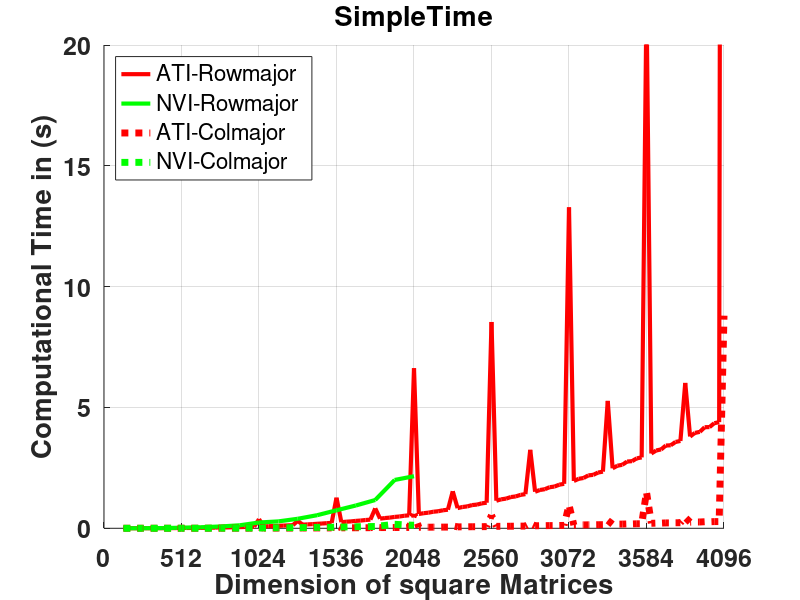
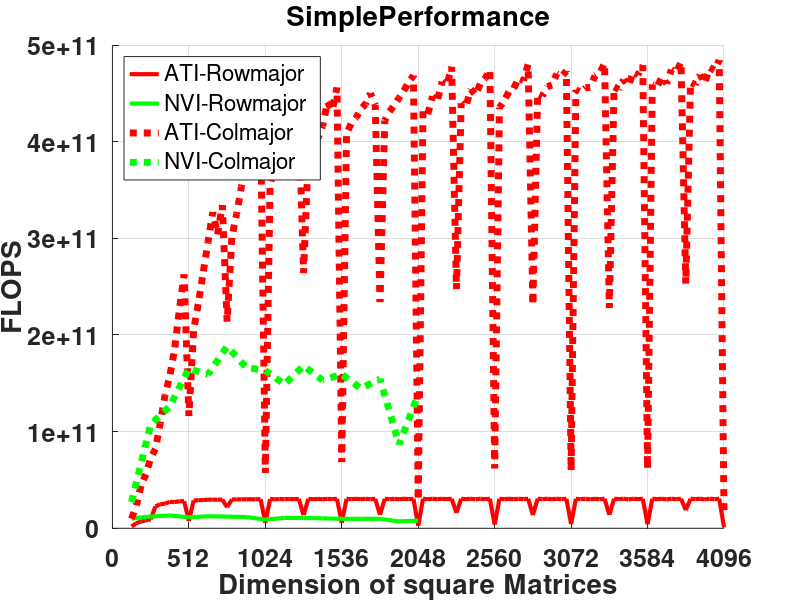
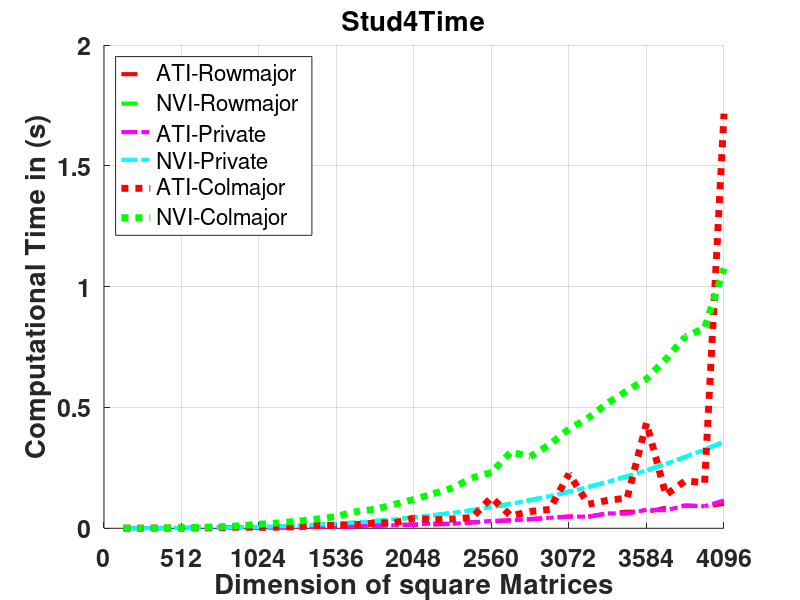
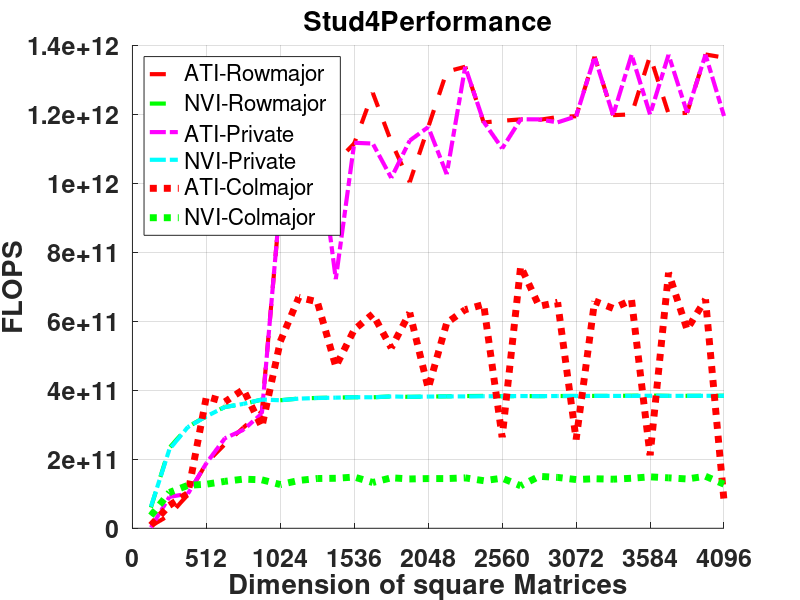

Source code (MATLAB) for these figures, in order:
x = 128:128:4096; %anfangswert, schrittweite, endwert
xsmall = 128 : 128 : 2048;
xalot = 128 : 32 : 4096;


%%%%%% NVIDIA Results	

NVIstud4_RMBlockUnrolled_float_B32x2_n = [2.09715e+06,1.67772e+07,5.66231e+07,1.34218e+08,2.62144e+08,4.52985e+08,7.19323e+08,1.07374e+09,1.52882e+09,2.09715e+09,2.79131e+09,3.62388e+09,4.60744e+09,5.75459e+09,7.07789e+09,8.58993e+09,1.03033e+10,1.22306e+10,1.43844e+10,1.67772e+10,1.94217e+10,2.23305e+10,2.5516e+10,2.8991e+10,3.2768e+10,3.68595e+10,4.12782e+10,4.60367e+10,5.11474e+10,5.66231e+10,6.24763e+10,6.87195e+10];
NVIstud4_RMBlockUnrolled_float_B32x2_o = [4.17792e+06,3.34889e+07,1.13099e+08,2.68173e+08,5.23878e+08,9.0538e+08,1.43784e+09,2.14644e+09,3.05632e+09,4.19267e+09,5.58064e+09,7.2454e+09,9.21212e+09,1.1506e+10,1.41521e+10,1.71757e+10,2.06019e+10,2.44559e+10,2.87628e+10,3.35479e+10,3.88362e+10,4.4653e+10,5.10234e+10,5.79726e+10,6.55258e+10,7.3708e+10,8.25445e+10,9.20605e+10,1.02281e+11,1.13231e+11,1.24937e+11,1.37422e+11];
NVIstud4_RMBlockUnrolled_float_B32x2_t = [6.95e-05,0.0001435,0.0003849,0.0008254,0.0014903,0.0025152,0.0038567,0.0057873,0.0081324,0.0111031,0.0147407,0.0190849,0.0242757,0.0301238,0.0371731,0.0450139,0.0538992,0.0638488,0.0750117,0.0877034,0.101376,0.116652,0.133159,0.15126,0.170874,0.192216,0.214926,0.239404,0.266653,0.2951,0.325535,0.357931];
NVIstud4_RMBlockUnrolled_float_B32x2_p = [6.0114e+10,2.33372e+11,2.93839e+11,3.24901e+11,3.51525e+11,3.59963e+11,3.72817e+11,3.70887e+11,3.7582e+11,3.77612e+11,3.78587e+11,3.7964e+11,3.79479e+11,3.81956e+11,3.80708e+11,3.81564e+11,3.8223e+11,3.83028e+11,3.83444e+11,3.82515e+11,3.8309e+11,3.82788e+11,3.83177e+11,3.83265e+11,3.83473e+11,3.83465e+11,3.8406e+11,3.84541e+11,3.83574e+11,3.83705e+11,3.83789e+11,3.83935e+11];
     
NVIstud4_RMunrolledBsregister_float_B32x2_n = [2.09715e+06,1.67772e+07,5.66231e+07,1.34218e+08,2.62144e+08,4.52985e+08,7.19323e+08,1.07374e+09,1.52882e+09,2.09715e+09,2.79131e+09,3.62388e+09,4.60744e+09,5.75459e+09,7.07789e+09,8.58993e+09,1.03033e+10,1.22306e+10,1.43844e+10,1.67772e+10,1.94217e+10,2.23305e+10,2.5516e+10,2.8991e+10,3.2768e+10,3.68595e+10,4.12782e+10,4.60367e+10,5.11474e+10,5.66231e+10,6.24763e+10,6.87195e+10];
NVIstud4_RMunrolledBsregister_float_B32x2_o = [4.17792e+06,3.34889e+07,1.13099e+08,2.68173e+08,5.23878e+08,9.0538e+08,1.43784e+09,2.14644e+09,3.05632e+09,4.19267e+09,5.58064e+09,7.2454e+09,9.21212e+09,1.1506e+10,1.41521e+10,1.71757e+10,2.06019e+10,2.44559e+10,2.87628e+10,3.35479e+10,3.88362e+10,4.4653e+10,5.10234e+10,5.79726e+10,6.55258e+10,7.3708e+10,8.25445e+10,9.20605e+10,1.02281e+11,1.13231e+11,1.24937e+11,1.37422e+11];
NVIstud4_RMunrolledBsregister_float_B32x2_t = [6.67e-05,0.0001463,0.0003856,0.0008268,0.0014916,0.0025125,0.0038547,0.0057873,0.0081373,0.0111096,0.0147479,0.0190814,0.0242744,0.0301303,0.0371681,0.0450202,0.053927,0.0640156,0.0751958,0.0876999,0.101373,0.11666,0.133166,0.151264,0.170874,0.192212,0.215318,0.239771,0.266663,0.295099,0.32555,0.35793];
NVIstud4_RMunrolledBsregister_float_B32x2_p = [6.26375e+10,2.28906e+11,2.93306e+11,3.24351e+11,3.51219e+11,3.6035e+11,3.7301e+11,3.70887e+11,3.75594e+11,3.77391e+11,3.78402e+11,3.7971e+11,3.79499e+11,3.81873e+11,3.80759e+11,3.8151e+11,3.82033e+11,3.8203e+11,3.82506e+11,3.8253e+11,3.83101e+11,3.82762e+11,3.83157e+11,3.83254e+11,3.83473e+11,3.83473e+11,3.83361e+11,3.83952e+11,3.83559e+11,3.83707e+11,3.83771e+11,3.83936e+11];
     
NVIstud4_CMunrolled_float_B32x2_n = [2.09715e+06,1.67772e+07,5.66231e+07,1.34218e+08,2.62144e+08,4.52985e+08,7.19323e+08,1.07374e+09,1.52882e+09,2.09715e+09,2.79131e+09,3.62388e+09,4.60744e+09,5.75459e+09,7.07789e+09,8.58993e+09,1.03033e+10,1.22306e+10,1.43844e+10,1.67772e+10,1.94217e+10,2.23305e+10,2.5516e+10,2.8991e+10,3.2768e+10,3.68595e+10,4.12782e+10,4.60367e+10,5.11474e+10,5.66231e+10,6.24763e+10,6.87195e+10];
NVIstud4_CMunrolled_float_B32x2_o = [4.17792e+06,3.34889e+07,1.13099e+08,2.68173e+08,5.23878e+08,9.0538e+08,1.43784e+09,2.14644e+09,3.05632e+09,4.19267e+09,5.58064e+09,7.2454e+09,9.21212e+09,1.1506e+10,1.41521e+10,1.71757e+10,2.06019e+10,2.44559e+10,2.87628e+10,3.35479e+10,3.88362e+10,4.4653e+10,5.10234e+10,5.79726e+10,6.55258e+10,7.3708e+10,8.25445e+10,9.20605e+10,1.02281e+11,1.13231e+11,1.24937e+11,1.37422e+11];
NVIstud4_CMunrolled_float_B32x2_t = [0.0001146,0.0003226,0.00091,0.0020999,0.0038534,0.0063598,0.0102432,0.0169456,0.0220581,0.0290799,0.0385324,0.0488352,0.069442,0.0787003,0.0990387,0.119255,0.143084,0.167457,0.208632,0.231182,0.315494,0.296705,0.346329,0.410647,0.456562,0.518592,0.56945,0.617855,0.700008,0.792307,0.829334,1.07556];
NVIstud4_CMunrolled_float_B32x2_p = [3.64565e+10,1.03809e+11,1.24284e+11,1.27708e+11,1.35952e+11,1.4236e+11,1.40371e+11,1.26666e+11,1.38558e+11,1.44177e+11,1.4483e+11,1.48364e+11,1.32659e+11,1.462e+11,1.42895e+11,1.44025e+11,1.43985e+11,1.46043e+11,1.37864e+11,1.45115e+11,1.23097e+11,1.50496e+11,1.47326e+11,1.41174e+11,1.4352e+11,1.42131e+11,1.44955e+11,1.49e+11,1.46114e+11,1.42914e+11,1.50647e+11,1.27768e+11];

NVIDIAstud4_multiRM_float_B16x16_n = [2.09715e+06,1.67772e+07,5.66231e+07,1.34218e+08,2.62144e+08,4.52985e+08,7.19323e+08,1.07374e+09,1.52882e+09,2.09715e+09,2.79131e+09,3.62388e+09,4.60744e+09,5.75459e+09,7.07789e+09,8.58993e+09];
NVIDIAstud4_multiRM_float_B16x16_o = [4.17792e+06,3.34889e+07,1.13099e+08,2.68173e+08,5.23878e+08,9.0538e+08,1.43784e+09,2.14644e+09,3.05632e+09,4.19267e+09,5.58064e+09,7.2454e+09,9.21212e+09,1.1506e+10,1.41521e+10,1.71757e+10];
NVIDIAstud4_multiRM_float_B16x16_t = [0.0004131,0.0027477,0.0085702,0.0236231,0.0421162,0.0749314,0.123383,0.238944,0.284954,0.393614,0.541147,0.744599,0.942911,1.16979,1.99975,2.15434];
NVIDIAstud4_multiRM_float_B16x16_p = [1.01136e+10,1.2188e+10,1.31967e+10,1.13522e+10,1.24389e+10,1.20828e+10,1.16535e+10,8.98299e+09,1.07257e+10,1.06517e+10,1.03126e+10,9.73061e+09,9.76987e+09,9.83588e+09,7.07693e+09,7.97258e+09];
 
NVIDIAstud4_multiCM_float_B16x16_n = [2.09715e+06,1.67772e+07,5.66231e+07,1.34218e+08,2.62144e+08,4.52985e+08,7.19323e+08,1.07374e+09,1.52882e+09,2.09715e+09,2.79131e+09,3.62388e+09,4.60744e+09,5.75459e+09,7.07789e+09,8.58993e+09];
NVIDIAstud4_multiCM_float_B16x16_o = [4.17792e+06,3.34889e+07,1.13099e+08,2.68173e+08,5.23878e+08,9.0538e+08,1.43784e+09,2.14644e+09,3.05632e+09,4.19267e+09,5.58064e+09,7.2454e+09,9.21212e+09,1.1506e+10,1.41521e+10,1.71757e+10];
NVIDIAstud4_multiCM_float_B16x16_t = [0.000154,0.000312,0.0008966,0.0016241,0.0032938,0.0048128,0.0086415,0.013146,0.0205229,0.0249448,0.0364383,0.0454836,0.0637197,0.0744545,0.163352,0.123886];
NVIDIAstud4_multiCM_float_B16x16_p = [2.71294e+10,1.07336e+11,1.26142e+11,1.65121e+11,1.5905e+11,1.88119e+11,1.66388e+11,1.63277e+11,1.48922e+11,1.68078e+11,1.53153e+11,1.59297e+11,1.44573e+11,1.54537e+11,8.66355e+10,1.38641e+11];



%%%%%% ATI Results

ATIstud4_RMBlockUnrolled_float_B32x2_n = [2.09715e+06,1.67772e+07,5.66231e+07,1.34218e+08,2.62144e+08,4.52985e+08,7.19323e+08,1.07374e+09,1.52882e+09,2.09715e+09,2.79131e+09,3.62388e+09,4.60744e+09,5.75459e+09,7.07789e+09,8.58993e+09,1.03033e+10,1.22306e+10,1.43844e+10,1.67772e+10,1.94217e+10,2.23305e+10,2.5516e+10,2.8991e+10,3.2768e+10,3.68595e+10,4.12782e+10,4.60367e+10,5.11474e+10,5.66231e+10,6.24763e+10,6.87195e+10];
ATIstud4_RMBlockUnrolled_float_B32x2_o = [4.17792e+06,3.34889e+07,1.13099e+08,2.68173e+08,5.23878e+08,9.0538e+08,1.43784e+09,2.14644e+09,3.05632e+09,4.19267e+09,5.58064e+09,7.2454e+09,9.21212e+09,1.1506e+10,1.41521e+10,1.71757e+10,2.06019e+10,2.44559e+10,2.87628e+10,3.35479e+10,3.88362e+10,4.4653e+10,5.10234e+10,5.79726e+10,6.55258e+10,7.3708e+10,8.25445e+10,9.20605e+10,1.02281e+11,1.13231e+11,1.24937e+11,1.37422e+11];
ATIstud4_RMBlockUnrolled_float_B32x2_t = [0.0006291,0.0008799,0.0011611,0.0014198,0.0021531,0.0031058,0.0042522,0.0022648,0.0029768,0.004245,0.0052652,0.0064982,0.0073025,0.0102783,0.0141151,0.0147806,0.0155747,0.0182921,0.0244656,0.0284187,0.032787,0.0377438,0.042829,0.0485676,0.0479656,0.0615875,0.0688472,0.0672689,0.0851676,0.0940866,0.0910222,0.100788];
ATIstud4_RMBlockUnrolled_float_B32x2_p = [6.64111e+09,3.80599e+10,9.74066e+10,1.88881e+11,2.43314e+11,2.91513e+11,3.38141e+11,9.47737e+11,1.02671e+12,9.87672e+11,1.05991e+12,1.11499e+12,1.2615e+12,1.11944e+12,1.00262e+12,1.16204e+12,1.32278e+12,1.33696e+12,1.17564e+12,1.18049e+12,1.1845e+12,1.18306e+12,1.19133e+12,1.19365e+12,1.3661e+12,1.1968e+12,1.19895e+12,1.36854e+12,1.20094e+12,1.20348e+12,1.3726e+12,1.36348e+12];
     
ATIstud4_RMunrolledBsregister_float_B32x2_n = [2.09715e+06,1.67772e+07,5.66231e+07,1.34218e+08,2.62144e+08,4.52985e+08,7.19323e+08,1.07374e+09,1.52882e+09,2.09715e+09,2.79131e+09,3.62388e+09,4.60744e+09,5.75459e+09,7.07789e+09,8.58993e+09,1.03033e+10,1.22306e+10,1.43844e+10,1.67772e+10,1.94217e+10,2.23305e+10,2.5516e+10,2.8991e+10,3.2768e+10,3.68595e+10,4.12782e+10,4.60367e+10,5.11474e+10,5.66231e+10,6.24763e+10,6.87195e+10];
ATIstud4_RMunrolledBsregister_float_B32x2_o = [4.17792e+06,3.34889e+07,1.13099e+08,2.68173e+08,5.23878e+08,9.0538e+08,1.43784e+09,2.14644e+09,3.05632e+09,4.19267e+09,5.58064e+09,7.2454e+09,9.21212e+09,1.1506e+10,1.41521e+10,1.71757e+10,2.06019e+10,2.44559e+10,2.87628e+10,3.35479e+10,3.88362e+10,4.4653e+10,5.10234e+10,5.79726e+10,6.55258e+10,7.3708e+10,8.25445e+10,9.20605e+10,1.02281e+11,1.13231e+11,1.24937e+11,1.37422e+11];
ATIstud4_RMunrolledBsregister_float_B32x2_t = [0.0017535,0.0003683,0.0011295,0.0014218,0.0020095,0.0031739,0.0043267,0.0022529,0.0033452,0.0036912,0.0077332,0.006488,0.0082655,0.0113337,0.0126005,0.0147782,0.0200824,0.0182928,0.0244297,0.0304903,0.032779,0.0376949,0.0433923,0.0485826,0.0479997,0.0615916,0.0601862,0.0767924,0.0745705,0.0939939,0.0910692,0.115065];
ATIstud4_RMunrolledBsregister_float_B32x2_p = [2.38262e+09,9.09283e+10,1.00132e+11,1.88615e+11,2.60701e+11,2.85258e+11,3.32319e+11,9.52743e+11,9.13644e+11,1.13585e+12,7.21646e+11,1.11674e+12,1.11453e+12,1.0152e+12,1.12314e+12,1.16223e+12,1.02587e+12,1.33691e+12,1.17737e+12,1.10028e+12,1.18479e+12,1.18459e+12,1.17586e+12,1.19328e+12,1.36513e+12,1.19672e+12,1.37149e+12,1.19882e+12,1.3716e+12,1.20467e+12,1.37189e+12,1.1943e+12];
     
ATIstud4_CMunrolled_float_B32x2_n = [2.09715e+06,1.67772e+07,5.66231e+07,1.34218e+08,2.62144e+08,4.52985e+08,7.19323e+08,1.07374e+09,1.52882e+09,2.09715e+09,2.79131e+09,3.62388e+09,4.60744e+09,5.75459e+09,7.07789e+09,8.58993e+09,1.03033e+10,1.22306e+10,1.43844e+10,1.67772e+10,1.94217e+10,2.23305e+10,2.5516e+10,2.8991e+10,3.2768e+10,3.68595e+10,4.12782e+10,4.60367e+10,5.11474e+10,5.66231e+10,6.24763e+10,6.87195e+10];
ATIstud4_CMunrolled_float_B32x2_o = [4.17792e+06,3.34889e+07,1.13099e+08,2.68173e+08,5.23878e+08,9.0538e+08,1.43784e+09,2.14644e+09,3.05632e+09,4.19267e+09,5.58064e+09,7.2454e+09,9.21212e+09,1.1506e+10,1.41521e+10,1.71757e+10,2.06019e+10,2.44559e+10,2.87628e+10,3.35479e+10,3.88362e+10,4.4653e+10,5.10234e+10,5.79726e+10,6.55258e+10,7.3708e+10,8.25445e+10,9.20605e+10,1.02281e+11,1.13231e+11,1.24937e+11,1.37422e+11];
ATIstud4_CMunrolled_float_B32x2_t = [0.0004855,0.0005046,0.0011231,0.0007028,0.0014304,0.002253,0.0049032,0.0039641,0.0045684,0.0063908,0.0119107,0.0125877,0.0148399,0.0220239,0.0226557,0.0423899,0.034635,0.0386168,0.0443682,0.127235,0.0511765,0.0694225,0.0779358,0.225601,0.0995709,0.1157,0.124842,0.435475,0.138134,0.196561,0.188422,1.71611];
ATIstud4_CMunrolled_float_B32x2_p = [8.6054e+09,6.63672e+10,1.00702e+11,3.81578e+11,3.66246e+11,4.01855e+11,2.93246e+11,5.41468e+11,6.69013e+11,6.56047e+11,4.6854e+11,5.75593e+11,6.20767e+11,5.22431e+11,6.24659e+11,4.05183e+11,5.94828e+11,6.33296e+11,6.48275e+11,2.63669e+11,7.58868e+11,6.43207e+11,6.54685e+11,2.56969e+11,6.58081e+11,6.37063e+11,6.61192e+11,2.11403e+11,7.40446e+11,5.76064e+11,6.63069e+11,8.00775e+10];

%ATIstud4_multiRM_float_B16x16_n = [2.09715e+06,1.67772e+07,5.66231e+07,1.34218e+08,2.62144e+08,4.52985e+08,7.19323e+08,1.07374e+09,1.52882e+09,2.09715e+09,2.79131e+09,3.62388e+09,4.60744e+09,5.75459e+09,7.07789e+09,8.58993e+09,1.03033e+10,1.22306e+10,1.43844e+10,1.67772e+10,1.94217e+10,2.23305e+10,2.5516e+10,2.8991e+10,3.2768e+10,3.68595e+10,4.12782e+10,4.60367e+10,5.11474e+10,5.66231e+10,6.24763e+10,6.87195e+10];
%ATIstud4_multiRM_float_B16x16_o = [4.17792e+06,3.34889e+07,1.13099e+08,2.68173e+08,5.23878e+08,9.0538e+08,1.43784e+09,2.14644e+09,3.05632e+09,4.19267e+09,5.58064e+09,7.2454e+09,9.21212e+09,1.1506e+10,1.41521e+10,1.71757e+10,2.06019e+10,2.44559e+10,2.87628e+10,3.35479e+10,3.88362e+10,4.4653e+10,5.10234e+10,5.79726e+10,6.55258e+10,7.3708e+10,8.25445e+10,9.20605e+10,1.02281e+11,1.13231e+11,1.24937e+11,1.37422e+11];
%ATIstud4_multiRM_float_B16x16_t = [0.0017828,0.0036249,0.0041293,0.038006,0.0176896,0.0421743,0.047977,0.340289,0.101543,0.290271,0.185754,1.25309,0.305979,0.899872,0.470435,6.14323,0.684949,1.53323,0.960207,8.59851,1.29282,3.18854,1.69987,12.4195,2.18918,5.31258,2.76396,22.2391,3.42403,6.6554,4.18856,121.858];
%ATIstud4_multiRM_float_B16x16_p = [2.34346e+09,9.23857e+09,2.73893e+10,7.05608e+09,2.96151e+10,2.14676e+10,2.99694e+10,6.30768e+09,3.00987e+10,1.4444e+10,3.00432e+10,5.78202e+09,3.0107e+10,1.27862e+10,3.0083e+10,2.79587e+09,3.0078e+10,1.59505e+10,2.99548e+10,3.90159e+09,3.004e+10,1.40042e+10,3.00162e+10,4.66786e+09,2.99317e+10,1.38743e+10,2.98646e+10,4.13958e+09,2.98716e+10,1.70135e+10,2.98281e+10,1.12772e+09];
 
%ATIstud4_multiCM_float_B16x16_n = [2.09715e+06,1.67772e+07,5.66231e+07,1.34218e+08,2.62144e+08,4.52985e+08,7.19323e+08,1.07374e+09,1.52882e+09,2.09715e+09,2.79131e+09,3.62388e+09,4.60744e+09,5.75459e+09,7.07789e+09,8.58993e+09,1.03033e+10,1.22306e+10,1.43844e+10,1.67772e+10,1.94217e+10,2.23305e+10,2.5516e+10,2.8991e+10,3.2768e+10,3.68595e+10,4.12782e+10,4.60367e+10,5.11474e+10,5.66231e+10,6.24763e+10,6.87195e+10];
%ATIstud4_multiCM_float_B16x16_o = [4.17792e+06,3.34889e+07,1.13099e+08,2.68173e+08,5.23878e+08,9.0538e+08,1.43784e+09,2.14644e+09,3.05632e+09,4.19267e+09,5.58064e+09,7.2454e+09,9.21212e+09,1.1506e+10,1.41521e+10,1.71757e+10,2.06019e+10,2.44559e+10,2.87628e+10,3.35479e+10,3.88362e+10,4.4653e+10,5.10234e+10,5.79726e+10,6.55258e+10,7.3708e+10,8.25445e+10,9.20605e+10,1.02281e+11,1.13231e+11,1.24937e+11,1.37422e+11];
%ATIstud4_multiCM_float_B16x16_t = [0.0004416,0.0004912,0.0006933,0.0024349,0.001777,0.0042809,0.0038232,0.0389795,0.0079226,0.019307,0.0134352,0.122138,0.0212515,0.0589684,0.0318083,0.589623,0.0466273,0.122434,0.0642182,0.538254,0.0853938,0.243335,0.111289,1.00001,0.143845,0.320208,0.179945,1.50135,0.221761,0.441589,0.271479,9.0142];
%ATIstud4_multiCM_float_B16x16_p = [9.46087e+09,6.81777e+10,1.63131e+11,1.10137e+11,2.94811e+11,2.11493e+11,3.76084e+11,5.50657e+10,3.85772e+11,2.17158e+11,4.15374e+11,5.93214e+10,4.33481e+11,1.95121e+11,4.44918e+11,2.91299e+10,4.41842e+11,1.99747e+11,4.47892e+11,6.23272e+10,4.5479e+11,1.83505e+11,4.58477e+11,5.7972e+10,4.55529e+11,2.30188e+11,4.58721e+11,6.13183e+10,4.61222e+11,2.56418e+11,4.60207e+11,1.52451e+10];

ATIstud4_multiRM_float_B16x16_n = [2.09715e+06,4.096e+06,7.07789e+06,1.12394e+07,1.67772e+07,2.38879e+07,3.2768e+07,4.36142e+07,5.66231e+07,7.19913e+07,8.99154e+07,1.10592e+08,1.34218e+08,1.60989e+08,1.91103e+08,2.24756e+08,2.62144e+08,3.03464e+08,3.48914e+08,3.98688e+08,4.52985e+08,5.12e+08,5.7593e+08,6.44973e+08,7.19323e+08,7.99179e+08,8.84736e+08,9.76191e+08,1.07374e+09,1.17758e+09,1.28791e+09,1.40493e+09,1.52882e+09,1.6598e+09,1.79805e+09,1.94376e+09,2.09715e+09,2.2584e+09,2.42772e+09,2.60529e+09,2.79131e+09,2.98598e+09,3.18951e+09,3.40207e+09,3.62388e+09,3.85512e+09,4.096e+09,4.34671e+09,4.60744e+09,4.8784e+09,5.15978e+09,5.45178e+09,5.75459e+09,6.0684e+09,6.39343e+09,6.72986e+09,7.07789e+09,7.43771e+09,7.80953e+09,8.19354e+09,8.58993e+09,8.99891e+09,9.42067e+09,9.8554e+09,1.03033e+10,1.07646e+10,1.12394e+10,1.1728e+10,1.22306e+10,1.27473e+10,1.32784e+10,1.3824e+10,1.43844e+10,1.49597e+10,1.55501e+10,1.61559e+10,1.67772e+10,1.74143e+10,1.80672e+10,1.87363e+10,1.94217e+10,2.01236e+10,2.08423e+10,2.15778e+10,2.23305e+10,2.31004e+10,2.38879e+10,2.4693e+10,2.5516e+10,2.63572e+10,2.72166e+10,2.80945e+10,2.8991e+10,2.99065e+10,3.0841e+10,3.17948e+10,3.2768e+10,3.37609e+10,3.47737e+10,3.58065e+10,3.68595e+10,3.79331e+10,3.90272e+10,4.01422e+10,4.12782e+10,4.24355e+10,4.36142e+10,4.48145e+10,4.60367e+10,4.72808e+10,4.85472e+10,4.9836e+10,5.11474e+10,5.24817e+10,5.38389e+10,5.52193e+10,5.66231e+10,5.80505e+10,5.95017e+10,6.09769e+10,6.24763e+10,6.4e+10,6.55483e+10,6.71214e+10,6.87195e+10];
ATIstud4_multiRM_float_B16x16_o = [4.17792e+06,8.1664e+06,1.41189e+07,2.24287e+07,3.34889e+07,4.76928e+07,6.54336e+07,8.71045e+07,1.13099e+08,1.4381e+08,1.7963e+08,2.20954e+08,2.68173e+08,3.21682e+08,3.81874e+08,4.49142e+08,5.23878e+08,6.06477e+08,6.97332e+08,7.96835e+08,9.0538e+08,1.02336e+09,1.15117e+09,1.2892e+09,1.43784e+09,1.5975e+09,1.76855e+09,1.9514e+09,2.14644e+09,2.35405e+09,2.57464e+09,2.8086e+09,3.05632e+09,3.31819e+09,3.59461e+09,3.88597e+09,4.19267e+09,4.51509e+09,4.85362e+09,5.20868e+09,5.58064e+09,5.96989e+09,6.37685e+09,6.80188e+09,7.2454e+09,7.70779e+09,8.18944e+09,8.69075e+09,9.21212e+09,9.75393e+09,1.03166e+10,1.09005e+10,1.1506e+10,1.21335e+10,1.27834e+10,1.34562e+10,1.41521e+10,1.48716e+10,1.56151e+10,1.6383e+10,1.71757e+10,1.79935e+10,1.88369e+10,1.97062e+10,2.06019e+10,2.15243e+10,2.24738e+10,2.34509e+10,2.44559e+10,2.54892e+10,2.65512e+10,2.76422e+10,2.87628e+10,2.99133e+10,3.1094e+10,3.23054e+10,3.35479e+10,3.48218e+10,3.61276e+10,3.74656e+10,3.88362e+10,4.02399e+10,4.1677e+10,4.31479e+10,4.4653e+10,4.61927e+10,4.77674e+10,4.93775e+10,5.10234e+10,5.27055e+10,5.44241e+10,5.61797e+10,5.79726e+10,5.98033e+10,6.16721e+10,6.35795e+10,6.55258e+10,6.75114e+10,6.95367e+10,7.16021e+10,7.3708e+10,7.58548e+10,7.80429e+10,8.02727e+10,8.25445e+10,8.48589e+10,8.7216e+10,8.96164e+10,9.20605e+10,9.45486e+10,9.70812e+10,9.96585e+10,1.02281e+11,1.04949e+11,1.07663e+11,1.10424e+11,1.13231e+11,1.16086e+11,1.18988e+11,1.21938e+11,1.24937e+11,1.27984e+11,1.3108e+11,1.34226e+11,1.37422e+11];
ATIstud4_multiRM_float_B16x16_t = [0.0022653,0.001586,0.0020006,0.0027142,0.0036235,0.0021008,0.0026326,0.0034193,0.0041286,0.0053136,0.0064235,0.0078636,0.0360428,0.0111861,0.0131585,0.0153971,0.0176832,0.0205019,0.023611,0.0268259,0.0416803,0.0342614,0.0386272,0.0429746,0.0479669,0.0530928,0.0590244,0.0646748,0.376019,0.0778655,0.0857322,0.0927446,0.10155,0.109445,0.119519,0.128047,0.308777,0.148634,0.1612,0.171327,0.185822,0.196241,0.211594,0.223479,1.26693,0.253137,0.271708,0.285313,0.306024,0.320059,0.342387,0.357651,0.824121,0.397952,0.423967,0.441275,0.470487,0.487601,0.517748,0.537093,6.62377,0.589731,0.62479,0.646413,0.684504,0.705307,0.745423,0.768358,1.53175,0.835109,0.880411,0.905543,0.960411,0.979857,1.03101,1.05852,8.53704,1.14048,1.19826,1.22706,1.29225,1.31781,1.38244,1.41295,3.24751,1.51256,1.58403,1.61693,1.69935,1.72577,1.80538,1.83969,13.2817,1.958,2.04627,2.08144,2.18902,2.21072,2.30697,2.34405,5.27268,2.48308,2.58926,2.62748,2.76147,2.77744,2.89375,2.93334,21.9399,3.09461,3.22052,3.26152,3.42434,3.43462,3.57271,3.61372,6.01569,3.79891,3.94706,3.99013,4.18231,4.18819,4.34865,4.39197,121.479];
ATIstud4_multiRM_float_B16x16_p = [1.84431e+09,5.14905e+09,7.05734e+09,8.26346e+09,9.24214e+09,2.27022e+10,2.48551e+10,2.54744e+10,2.7394e+10,2.70644e+10,2.79645e+10,2.80983e+10,7.44041e+09,2.87573e+10,2.90211e+10,2.91705e+10,2.96258e+10,2.95815e+10,2.95342e+10,2.97039e+10,2.1722e+10,2.98692e+10,2.9802e+10,2.99991e+10,2.99757e+10,3.00888e+10,2.9963e+10,3.01725e+10,5.70831e+09,3.02323e+10,3.00312e+10,3.02832e+10,3.00967e+10,3.03183e+10,3.00756e+10,3.0348e+10,1.35783e+10,3.03773e+10,3.01094e+10,3.0402e+10,3.00322e+10,3.04213e+10,3.01371e+10,3.04364e+10,5.71884e+09,3.04491e+10,3.01406e+10,3.04604e+10,3.01026e+10,3.04754e+10,3.01313e+10,3.04779e+10,1.39615e+10,3.04898e+10,3.01519e+10,3.04938e+10,3.00797e+10,3.04996e+10,3.01597e+10,3.05031e+10,2.59303e+09,3.05114e+10,3.01491e+10,3.04855e+10,3.00975e+10,3.05176e+10,3.01491e+10,3.05208e+10,1.5966e+10,3.0522e+10,3.01577e+10,3.05256e+10,2.99484e+10,3.05282e+10,3.01588e+10,3.05193e+10,3.92968e+09,3.05325e+10,3.015e+10,3.05327e+10,3.00531e+10,3.05353e+10,3.01475e+10,3.05375e+10,1.37499e+10,3.05395e+10,3.01556e+10,3.05379e+10,3.00253e+10,3.05403e+10,3.01454e+10,3.05376e+10,4.36486e+09,3.05431e+10,3.01388e+10,3.05459e+10,2.99339e+10,3.05382e+10,3.0142e+10,3.05463e+10,1.39792e+10,3.05486e+10,3.01411e+10,3.05512e+10,2.98915e+10,3.0553e+10,3.01394e+10,3.0551e+10,4.19602e+09,3.05526e+10,3.01445e+10,3.05559e+10,2.98688e+10,3.05563e+10,3.0135e+10,3.05569e+10,1.88227e+10,3.05577e+10,3.0146e+10,3.056e+10,2.98727e+10,3.05583e+10,3.01428e+10,3.05618e+10,1.13124e+09];
 
ATIstud4_multiCM_float_B16x16_n = [2.09715e+06,4.096e+06,7.07789e+06,1.12394e+07,1.67772e+07,2.38879e+07,3.2768e+07,4.36142e+07,5.66231e+07,7.19913e+07,8.99154e+07,1.10592e+08,1.34218e+08,1.60989e+08,1.91103e+08,2.24756e+08,2.62144e+08,3.03464e+08,3.48914e+08,3.98688e+08,4.52985e+08,5.12e+08,5.7593e+08,6.44973e+08,7.19323e+08,7.99179e+08,8.84736e+08,9.76191e+08,1.07374e+09,1.17758e+09,1.28791e+09,1.40493e+09,1.52882e+09,1.6598e+09,1.79805e+09,1.94376e+09,2.09715e+09,2.2584e+09,2.42772e+09,2.60529e+09,2.79131e+09,2.98598e+09,3.18951e+09,3.40207e+09,3.62388e+09,3.85512e+09,4.096e+09,4.34671e+09,4.60744e+09,4.8784e+09,5.15978e+09,5.45178e+09,5.75459e+09,6.0684e+09,6.39343e+09,6.72986e+09,7.07789e+09,7.43771e+09,7.80953e+09,8.19354e+09,8.58993e+09,8.99891e+09,9.42067e+09,9.8554e+09,1.03033e+10,1.07646e+10,1.12394e+10,1.1728e+10,1.22306e+10,1.27473e+10,1.32784e+10,1.3824e+10,1.43844e+10,1.49597e+10,1.55501e+10,1.61559e+10,1.67772e+10,1.74143e+10,1.80672e+10,1.87363e+10,1.94217e+10,2.01236e+10,2.08423e+10,2.15778e+10,2.23305e+10,2.31004e+10,2.38879e+10,2.4693e+10,2.5516e+10,2.63572e+10,2.72166e+10,2.80945e+10,2.8991e+10,2.99065e+10,3.0841e+10,3.17948e+10,3.2768e+10,3.37609e+10,3.47737e+10,3.58065e+10,3.68595e+10,3.79331e+10,3.90272e+10,4.01422e+10,4.12782e+10,4.24355e+10,4.36142e+10,4.48145e+10,4.60367e+10,4.72808e+10,4.85472e+10,4.9836e+10,5.11474e+10,5.24817e+10,5.38389e+10,5.52193e+10,5.66231e+10,5.80505e+10,5.95017e+10,6.09769e+10,6.24763e+10,6.4e+10,6.55483e+10,6.71214e+10,6.87195e+10];
ATIstud4_multiCM_float_B16x16_o = [4.17792e+06,8.1664e+06,1.41189e+07,2.24287e+07,3.34889e+07,4.76928e+07,6.54336e+07,8.71045e+07,1.13099e+08,1.4381e+08,1.7963e+08,2.20954e+08,2.68173e+08,3.21682e+08,3.81874e+08,4.49142e+08,5.23878e+08,6.06477e+08,6.97332e+08,7.96835e+08,9.0538e+08,1.02336e+09,1.15117e+09,1.2892e+09,1.43784e+09,1.5975e+09,1.76855e+09,1.9514e+09,2.14644e+09,2.35405e+09,2.57464e+09,2.8086e+09,3.05632e+09,3.31819e+09,3.59461e+09,3.88597e+09,4.19267e+09,4.51509e+09,4.85362e+09,5.20868e+09,5.58064e+09,5.96989e+09,6.37685e+09,6.80188e+09,7.2454e+09,7.70779e+09,8.18944e+09,8.69075e+09,9.21212e+09,9.75393e+09,1.03166e+10,1.09005e+10,1.1506e+10,1.21335e+10,1.27834e+10,1.34562e+10,1.41521e+10,1.48716e+10,1.56151e+10,1.6383e+10,1.71757e+10,1.79935e+10,1.88369e+10,1.97062e+10,2.06019e+10,2.15243e+10,2.24738e+10,2.34509e+10,2.44559e+10,2.54892e+10,2.65512e+10,2.76422e+10,2.87628e+10,2.99133e+10,3.1094e+10,3.23054e+10,3.35479e+10,3.48218e+10,3.61276e+10,3.74656e+10,3.88362e+10,4.02399e+10,4.1677e+10,4.31479e+10,4.4653e+10,4.61927e+10,4.77674e+10,4.93775e+10,5.10234e+10,5.27055e+10,5.44241e+10,5.61797e+10,5.79726e+10,5.98033e+10,6.16721e+10,6.35795e+10,6.55258e+10,6.75114e+10,6.95367e+10,7.16021e+10,7.3708e+10,7.58548e+10,7.80429e+10,8.02727e+10,8.25445e+10,8.48589e+10,8.7216e+10,8.96164e+10,9.20605e+10,9.45486e+10,9.70812e+10,9.96585e+10,1.02281e+11,1.04949e+11,1.07663e+11,1.10424e+11,1.13231e+11,1.16086e+11,1.18988e+11,1.21938e+11,1.24937e+11,1.27984e+11,1.3108e+11,1.34226e+11,1.37422e+11];
ATIstud4_multiCM_float_B16x16_t = [0.0004251,0.0003434,0.0003194,0.0004007,0.000461,0.0005812,0.0006034,0.0006326,0.0007186,0.0007769,0.0007954,0.000841,0.0023094,0.0015656,0.0016381,0.0016957,0.0017695,0.0018543,0.0022943,0.0023837,0.0042369,0.0033899,0.0035388,0.0036477,0.0038226,0.0043998,0.0045515,0.0046495,0.0374434,0.0066151,0.0068866,0.0070316,0.0079083,0.0080198,0.0083129,0.0090756,0.0158784,0.0116529,0.0120603,0.0129138,0.0134169,0.013537,0.0147538,0.0149187,0.105778,0.0188902,0.0195284,0.020454,0.0212323,0.0222142,0.0229262,0.024892,0.0491687,0.0287581,0.0296391,0.0307548,0.0317716,0.0328577,0.0338028,0.0349791,0.591352,0.0416541,0.0439547,0.0440914,0.0465782,0.0465826,0.0490329,0.0491214,0.0988158,0.0579649,0.0608179,0.0608402,0.0641589,0.0650418,0.0668207,0.0681467,0.540732,0.0800113,0.0816697,0.0829139,0.0853336,0.0864083,0.0899875,0.0899181,0.193097,0.102696,0.106825,0.108082,0.111269,0.112081,0.116429,0.118747,0.962399,0.131816,0.136724,0.139524,0.143614,0.144178,0.147646,0.148833,0.323434,0.166126,0.171883,0.172959,0.180223,0.179856,0.185934,0.187022,1.49597,0.205873,0.212581,0.213482,0.222321,0.221187,0.228277,0.229039,0.447374,0.251592,0.259307,0.259954,0.271111,0.268461,0.276592,0.277153,8.79842];
ATIstud4_multiCM_float_B16x16_p = [9.82809e+09,2.3781e+10,4.42045e+10,5.59737e+10,7.2644e+10,8.20592e+10,1.08441e+11,1.37693e+11,1.57388e+11,1.85107e+11,2.25836e+11,2.62727e+11,1.16123e+11,2.05469e+11,2.3312e+11,2.64871e+11,2.9606e+11,3.27065e+11,3.03941e+11,3.34285e+11,2.13689e+11,3.01885e+11,3.25299e+11,3.53428e+11,3.76143e+11,3.63084e+11,3.88564e+11,4.19701e+11,5.73248e+10,3.5586e+11,3.73863e+11,3.99426e+11,3.8647e+11,4.1375e+11,4.32414e+11,4.28178e+11,2.64048e+11,3.87465e+11,4.02446e+11,4.03342e+11,4.15941e+11,4.41006e+11,4.32217e+11,4.5593e+11,6.84962e+10,4.08031e+11,4.19361e+11,4.24893e+11,4.33873e+11,4.39085e+11,4.49991e+11,4.3791e+11,2.3401e+11,4.21915e+11,4.31302e+11,4.3753e+11,4.45432e+11,4.52607e+11,4.61948e+11,4.68366e+11,2.90448e+10,4.31974e+11,4.28552e+11,4.4694e+11,4.42307e+11,4.62067e+11,4.58342e+11,4.77407e+11,2.47489e+11,4.39734e+11,4.36568e+11,4.54342e+11,4.48306e+11,4.59908e+11,4.65335e+11,4.74057e+11,6.20416e+10,4.35211e+11,4.42362e+11,4.51861e+11,4.55111e+11,4.65695e+11,4.63142e+11,4.79858e+11,2.31247e+11,4.49801e+11,4.47154e+11,4.56854e+11,4.58557e+11,4.70244e+11,4.67445e+11,4.73105e+11,6.02376e+10,4.53689e+11,4.5107e+11,4.55688e+11,4.56263e+11,4.68251e+11,4.70969e+11,4.81091e+11,2.27892e+11,4.5661e+11,4.54046e+11,4.64114e+11,4.58013e+11,4.71814e+11,4.6907e+11,4.79175e+11,6.15391e+10,4.59257e+11,4.56678e+11,4.66823e+11,4.60061e+11,4.74483e+11,4.71635e+11,4.8212e+11,2.53102e+11,4.61406e+11,4.5887e+11,4.69077e+11,4.60832e+11,4.76733e+11,4.73912e+11,4.84303e+11,1.5619e+10];

length(xalot)
length(xsmall)
length(ATIstud4_multiRM_float_B16x16_n)


figure % create new figure
hold on
plot(xalot,ATIstud4_multiRM_float_B16x16_t,'-r','LineWidth',3)
plot(xsmall,NVIDIAstud4_multiRM_float_B16x16_t,'-g','LineWidth',3)
plot(xalot,ATIstud4_multiCM_float_B16x16_t,'r:','LineWidth',5)
plot(xsmall,NVIDIAstud4_multiCM_float_B16x16_t,'g:','LineWidth',5)
l1=legend('ATI-Rowmajor ','NVI-Rowmajor ','ATI-Colmajor ','NVI-Colmajor '); 
set(l1,'Location','NorthWest')
title('SimpleTime','FontSize',24) % title
ylabel('Computational Time in (s)','FontSize',26) % label for y axis
xlabel('Dimension of square Matrices','FontSize',26) % label for x axis
set(gca,'FontSize',18,'FontWeight','bold')
Ticks = 0:512:4096;
set(gca, 'XTickMode', 'manual', 'XTick', Ticks, 'xlim', [0,4096]);
grid on
axis([0 4096 0 20])
hold off

figure % create new figure
hold on
plot(xalot,ATIstud4_multiRM_float_B16x16_p,'-r','LineWidth',3)
plot(xsmall,NVIDIAstud4_multiRM_float_B16x16_p,'-g','LineWidth',3)
plot(xalot,ATIstud4_multiCM_float_B16x16_p,'r:','LineWidth',5)
plot(xsmall,NVIDIAstud4_multiCM_float_B16x16_p,'g:','LineWidth',5)
l2=legend('ATI-Rowmajor ','NVI-Rowmajor ','ATI-Colmajor ','NVI-Colmajor ');
set(l2,'Location','NorthWest')
title('SimplePerformance','FontSize',24) % title
ylabel('FLOPS','FontSize',26) % label for y axis
xlabel('Dimension of square Matrices','FontSize',26) % label for x axis
set(gca,'FontSize',18,'FontWeight','bold')
Ticks = 0:512:4096;
set(gca, 'XTickMode', 'manual', 'XTick', Ticks, 'xlim', [0,4096]);
grid on
hold off

figure % create new figure
hold on
plot(x,ATIstud4_RMBlockUnrolled_float_B32x2_t,'--r','LineWidth',3)
plot(x,NVIstud4_RMBlockUnrolled_float_B32x2_t,'--g','LineWidth',3) 
plot(x,ATIstud4_RMunrolledBsregister_float_B32x2_t,'m-.','LineWidth',3)
plot(x,NVIstud4_RMunrolledBsregister_float_B32x2_t,'c-.','LineWidth',3) 
plot(x,ATIstud4_CMunrolled_float_B32x2_t,':r','LineWidth',5)
plot(x,NVIstud4_CMunrolled_float_B32x2_t,':g','LineWidth',5) 
l3=legend('ATI-Rowmajor ','NVI-Rowmajor ','ATI-Private','NVI-Private','ATI-Colmajor ','NVI-Colmajor '); 
set(l3,'Location','NorthWest')
title('Stud4Time','FontSize',24) % title
ylabel('Computational Time in (s)','FontSize',26) % label for y axis
xlabel('Dimension of square Matrices','FontSize',26) % label for x axis
set(gca,'FontSize',18,'FontWeight','bold')
Ticks = 0:512:4096;
set(gca, 'XTickMode', 'manual', 'XTick', Ticks, 'xlim', [0,4096]);
grid on
hold off

figure % create new figure 
hold on
plot(x,ATIstud4_RMBlockUnrolled_float_B32x2_p,'--r','LineWidth',3)
plot(x,NVIstud4_RMBlockUnrolled_float_B32x2_p,'--g','LineWidth',3) 
plot(x,ATIstud4_RMunrolledBsregister_float_B32x2_p,'m-.','LineWidth',3)
plot(x,NVIstud4_RMunrolledBsregister_float_B32x2_p,'c-.','LineWidth',3) 
plot(x,ATIstud4_CMunrolled_float_B32x2_p,':r','LineWidth',5)
plot(x,NVIstud4_CMunrolled_float_B32x2_p,':g','LineWidth',5) 
l4=legend('ATI-Rowmajor ','NVI-Rowmajor ','ATI-Private','NVI-Private','ATI-Colmajor ','NVI-Colmajor '); 
set(l4,'Location','NorthWest')
title('Stud4Performance','FontSize',24) % title
ylabel('FLOPS','FontSize',26) % label for y axis
xlabel('Dimension of square Matrices','FontSize',26) % label for x axis
set(gca,'FontSize',18,'FontWeight','bold')
Ticks = 0:512:4096;
set(gca, 'XTickMode', 'manual', 'XTick', Ticks, 'xlim', [0,4096]);
grid on
hold off
